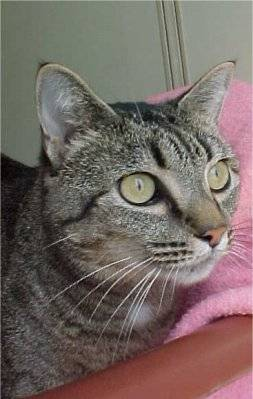
#> input picture SC201/Class_Demo/SC201_L10/train/cat.104.jpg, 253 x 399 px; its folder holds only this picture in this run
$ jupyter execute --allow-errors NN_cat_dog.ipynb
#> lines starting #> are read from the running program, lines starting #| are printed output that depends on the picture; long printed decimals are rounded
[cell 1]
import numpy as np
from PIL import Image
import matplotlib.pyplot as plt
import os
import random

[cell 2]
# Load data
file_path = 'train/'
data_lst = []
for filename in os.listdir(file_path):
    if 'dog' not in filename and 'cat' not in filename:
        continue
    real_file_path = file_path + filename
    img = Image.open(real_file_path)
#> img is the input picture: PIL image 253x399 RGB; mean R, G, B 116.5, 103.7, 98.8
    img = img.resize((64, 64))
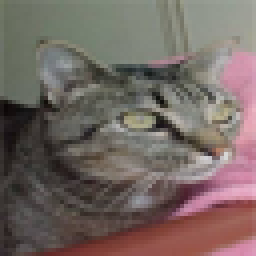
#> img: PIL image 64x64 RGB (shown 4 times larger); mean R, G, B 116.4, 103.6, 98.6
    data = np.array(img)
    data = data.reshape(64*64*3, 1)
#> data = 12288 values, max 236 at index 5373, min 6 at index 4996, mean 106.2
    if 'cat' in filename:
        data_lst.append((data, 1, img))
    elif 'dog' in filename:
        data_lst.append((data, 0, img))

[cell 3]
X_lst = list(data_lst[i][0] for i in range(len(data_lst)))
#> X_lst = 1 item
Y_lst = list(data_lst[i][1] for i in range(len(data_lst)))
#> Y_lst = [1]
img_lst = list(data_lst[i][2] for i in range(len(data_lst)))
#> img_lst = 1 item

[cell 4]
# Convert Python list to numpy array
X = np.array(X_lst)
#> X has the same summary as data
Y = np.array(Y_lst)
#> Y = [1]

[cell 5]
# Convert to array with correct dimensions
X = X.reshape(X.shape[0], X.shape[1])
Y = Y.reshape(Y.shape[0], 1)
X = X.T
Y = Y.T
print('X.shape:', X.shape)
#| X.shape: (12288, 1)
print('Y.shaoe:', Y.shape)
#| Y.shaoe: (1, 1)

[cell 6]
# Normalization
min_X = np.min(X)
#> min_X = 6
max_X = np.max(X)
#> max_X = 236
X = (X - min_X)/(max_X - min_X)
#> X = 12288 values, max 1 at index 5373, min 0 at index 4996, mean 0.436

[cell 7]
# Initializing parameters of a 2-layer neural network
np.random.seed(0)
N0, m = X.shape
#> N0 = 12288; m = 1
N1 = 10
N2 = 1
W1 = np.random.rand(N0, N1) - 0.5
B1 = np.random.rand(N1, 1) - 0.5
W2 = np.random.rand(N1, N2) - 0.5
B2 = np.random.rand(N2, 1) - 0.5

[cell 8]
# You should see 32.838553644951105
print(np.sum(W1))
#| 32.839

[cell 9]
# You should see -0.4229774016622794
print(np.sum(B1))

[cell 10]
# You should see -1.0433989293244808
print(np.sum(W2))

[cell 11]
# You should see -0.4841141325352224
print(np.sum(B2))

[cell 12]
#################### Training ####################
alpha = 0.02
cost_history = []
for epoch in range(6000):

    # Forward Pass
    K1 = np.dot(W1.T, X) + B1
    A1 = np.maximum(0, K1)
    K2 = np.dot(W2.T, A1) + B2
    A2 = np.maximum(0, K2)
    H = 1 / (1 + np.exp(-K2))
    L = -(Y*np.log(H)+(1-Y)*np.log(1-H))
    J = (1/m)*np.sum(L)

    if epoch % 200 == 0:
        cost_history.append(J)
        print('Cost:', J)

    # Backward Pass
    dK2 = (1/m)*np.sum(H-Y, axis=0, keepdims = True)
    dW2 = np.dot(A1, dK2.T)
    dB2 = np.sum(dK2, axis=1, keepdims = True)
    dA1 = np.dot(W2, dK2)
    dK1 = dA1 * np.where(K1>0, 1, 0)
    dW1 = np.dot(X, dK1.T)
    dB1 = np.sum(dK1, axis=1, keepdims=True)

    # Updates
    W2 -= alpha * dW2
    B2 -= alpha * dB2
    W1 -= alpha * dW1
    B1 -= alpha * dB1
#> this loop made 6000 passes
#> (A1, K2, A2, H, J, dB2, dB1) on passes 23 to 25: ([14.8, 0, 0, 0, 0, 0, 8.46, 14.39, 13.69, 0], [13.54], [13.54], [1], 1.32e-06, [-1.32e-06], [-4.08e-07, 0, 0, 0, 0, 0, -2.27e-07, -4e-07, -3.45e-07, 0]), ([14.8, 0, 0, 0, 0, 0, 8.46, 14.39, 13.69, 0], [13.54], [13.54], [1], 1.32e-06, [-1.32e-06], [-4.08e-07, 0, 0, 0, 0, 0, -2.27e-07, -4e-07, -3.45e-07, 0]), ([14.8, 0, 0, 0, 0, 0, 8.46, 14.39, 13.69, 0], [13.54], [13.54], [1], 1.32e-06, [-1.32e-06], [-4.08e-07, 0, 0, 0, 0, 0, -2.27e-07, -4e-07, -3.45e-07, 0])
#| Cost: 11.375
#| Cost: 1.3074782324481651e-06
#| Cost: 1.2975297168018752e-06
#| Cost: 1.2877262107791508e-06
#| Cost: 1.278064607190577e-06
#| Cost: 1.2685418869987405e-06
#| Cost: 1.25915511432221e-06
#| Cost: 1.2499014363245079e-06
#> (further printed lines are left out)

[cell 13]
plot_x = list(range(len(cost_history)))
plot_y = cost_history
plt.plot(plot_x, plot_y)
plt.title("Costs over iterations", color = 'blue', fontdict = {'fontsize': 20})
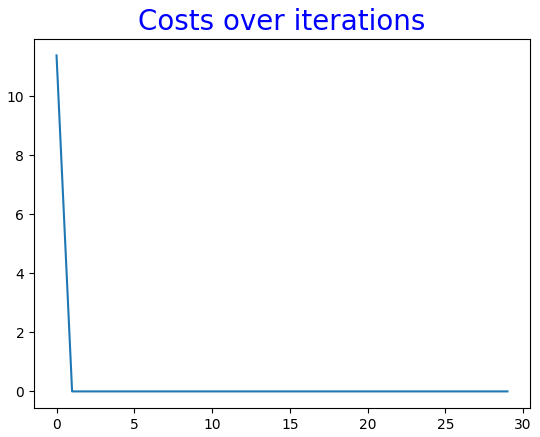
#> figure drawn by matplotlib, 1 panel; curve peaks at x = 0, y = 11.37

[cell 14]
count = 0
K1 = np.dot(W1.T, X) + B1
A1 = np.maximum(0, K1)
K2 = np.dot(W2.T, A1) + B2
A2 = 1 / (1+np.exp(-K2))
print(A2)
#| [[1]]
wrong_result = []
for i in range(Y.shape[1]):
    y = 0 if A2[0][i] < 0.5  else 1
    if y == Y[0][i]:
        count += 1
    else:
        wrong_result.append(i)
print('Training Accuracy:', count/Y.shape[1])
#| Training Accuracy: 1.0
print(Y)
#| [[1]]

$ run again, on SC201/Class_Demo/SC201_L10/train/cat.171.jpg
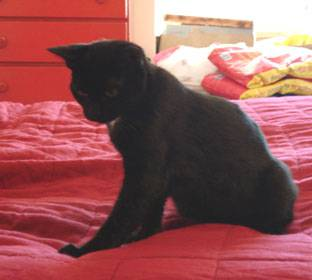
#> input picture SC201/Class_Demo/SC201_L10/train/cat.171.jpg, 312 x 280 px
#> img is the input picture: PIL image 312x280 RGB; mean R, G, B 150.3, 87.6, 88.5
#> `img = img.resize((64, 64))`:
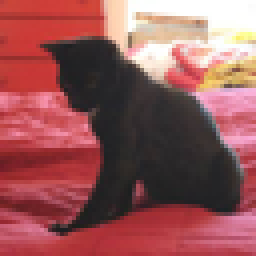
#> img: PIL image 64x64 RGB (shown 4 times larger); mean R, G, B 150.3, 87.6, 88.5
#> data = 12288 values, max 255 at index 90, min 26 at index 10049, mean 108.8
#> X_lst = 1 item
#> Y_lst = [1]
#> img_lst = 1 item
#> `X = np.array(X_lst)`: X has the same summary as data
#> Y = [1]
#| X.shape: (12288, 1)
#| Y.shaoe: (1, 1)
#> min_X = 26
#> max_X = 255
#> `X = (X - min_X)/(max_X - min_X)`: X = 12288 values, max 1 at index 90, min 0 at index 10049, mean 0.361
#| 32.839
#> the loop `for epoch in range(6000):` made 6000 passes
#> (A1, K2, A2, H, J, dW2, dB2, dB1) on passes 2 to 3: ([0, 0, 0, 0, 0, 0, 13.44, 13.86, 15.86, 0], [12.11], [12.11], [1], 5.48e-06, [0, 0, 0, 0, 0, 0, -7.37e-05, -7.6e-05, -8.7e-05, 0], [-5.48e-06], [0, 0, 0, 0, 0, 0, -1.5e-06, -1.67e-06, -1.62e-06, 0]), ([0, 0, 0, 0, 0, 0, 13.44, 13.86, 15.86, 0], [12.11], [12.11], [1], 5.48e-06, [0, 0, 0, 0, 0, 0, -7.37e-05, -7.6e-05, -8.69e-05, 0], [-5.48e-06], [0, 0, 0, 0, 0, 0, -1.5e-06, -1.67e-06, -1.62e-06, 0])
#> (printed output is left out)
#> `[cell 13] plot_x = list(range(len(cost_history))) plot_y = cost_histor..`:
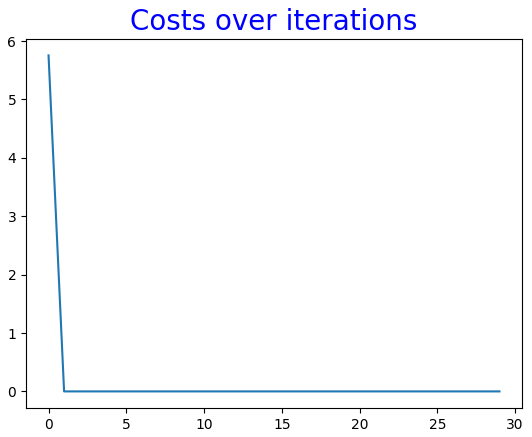
#> figure drawn by matplotlib, 1 panel; curve peaks at x = 0, y = 5.75
#| [[1]]
#| Training Accuracy: 1.0
#| [[1]]

$ run again, on SC201/Class_Demo/SC201_L10/train/cat.176.jpg
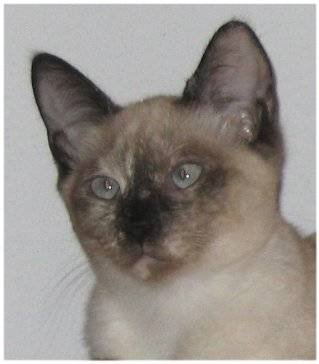
#> input picture SC201/Class_Demo/SC201_L10/train/cat.176.jpg, 319 x 364 px
#> img is the input picture: PIL image 319x364 RGB; mean R, G, B 150.5, 144.6, 139.3
#> `img = img.resize((64, 64))`:
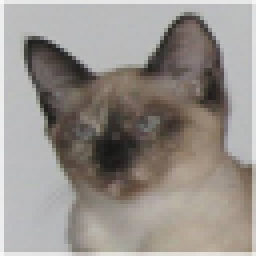
#> img: PIL image 64x64 RGB (shown 4 times larger); mean R, G, B 150.3, 144.3, 139.1
#> data = 12288 values, max 248 at index 2, min 21 at index 6995, mean 144.6
#> X_lst = 1 item
#> Y_lst = [1]
#> img_lst = 1 item
#> `X = np.array(X_lst)`: X has the same summary as data
#> Y = [1]
#| X.shape: (12288, 1)
#| Y.shaoe: (1, 1)
#> min_X = 21
#> max_X = 248
#> `X = (X - min_X)/(max_X - min_X)`: X = 12288 values, max 1 at index 2, min 0 at index 6995, mean 0.544
#| 32.839
#> the loop `for epoch in range(6000):` made 6000 passes
#> (A1, K2, A2, H, J, dW2, dB2, dB1) on passes 2 to 3: ([14.09, 0, 0, 0, 2.69, 0, 0, 0, 38.17, 0], [31.19], [31.19], [1], 2.84e-14, [-4.01e-13, 0, 0, 0, -7.65e-14, 0, 0, 0, -1.08e-12, 0], [-2.84e-14], [-1.12e-14, 0, 0, 0, -7.54e-15, 0, 0, 0, -1.89e-14, 0]), ([14.09, 0, 0, 0, 2.69, 0, 0, 0, 38.17, 0], [31.19], [31.19], [1], 2.84e-14, [-4.01e-13, 0, 0, 0, -7.65e-14, 0, 0, 0, -1.08e-12, 0], [-2.84e-14], [-1.12e-14, 0, 0, 0, -7.54e-15, 0, 0, 0, -1.89e-14, 0])
#> (printed output is left out)
#> `[cell 13] plot_x = list(range(len(cost_history))) plot_y = cost_histor..`:
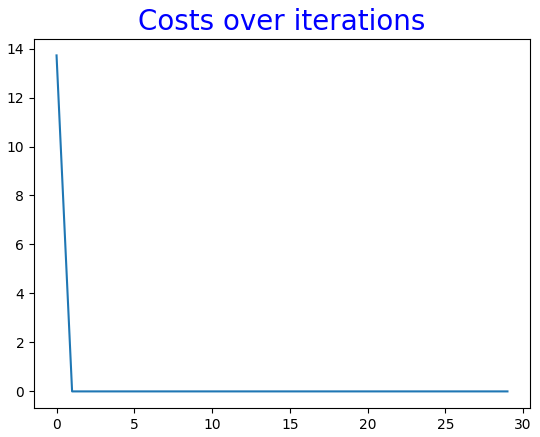
#> figure drawn by matplotlib, 1 panel; curve peaks at x = 0, y = 13.72
#| [[1.]]
#| Training Accuracy: 1.0
#| [[1]]

$ run again, on SC201/Class_Demo/SC201_L10/train/cat.186.jpg
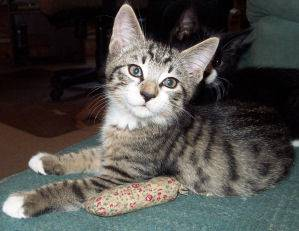
#> input picture SC201/Class_Demo/SC201_L10/train/cat.186.jpg, 299 x 231 px
#> img is the input picture: PIL image 299x231 RGB; mean R, G, B 79.1, 76.9, 73.4
#> `img = img.resize((64, 64))`:
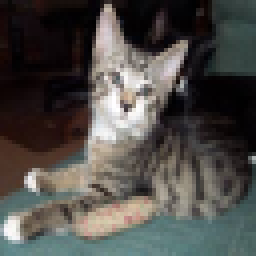
#> img: PIL image 64x64 RGB (shown 4 times larger); mean R, G, B 79.1, 76.9, 73.4
#> data = 12288 values, max 255 at index 4692, min 0 at index 144, mean 76.46
#> X_lst = 1 item
#> Y_lst = [1]
#> img_lst = 1 item
#> `X = np.array(X_lst)`: X has the same summary as data
#> Y = [1]
#| X.shape: (12288, 1)
#| Y.shaoe: (1, 1)
#> min_X = 0
#> max_X = 255
#> `X = (X - min_X)/(max_X - min_X)`: X = 12288 values, max 1 at index 4692, min 0 at index 144, mean 0.3
#| 32.839
#> the loop `for epoch in range(6000):` made 6000 passes
#> (A1, K2, A2, H, L, J, dK2, dW2) on passes 2 to 3: ([9.13, 0, 0, 0, 0, 6.92, 0, 9.92, 12.48, 0], [6.95], [6.95], [0.999], [0.000955], 0.000955, [-0.000954], [-0.00872, 0, 0, 0, 0, -0.0066, 0, -0.00946, -0.0119, 0]), ([9.14, 0, 0, 0, 0, 6.92, 0, 9.92, 12.49, 0], [6.97], [6.97], [0.999], [0.000943], 0.000943, [-0.000942], [-0.00861, 0, 0, 0, 0, -0.00652, 0, -0.00935, -0.0118, 0])
#> (printed output is left out)
#> `[cell 13] plot_x = list(range(len(cost_history))) plot_y = cost_histor..`:
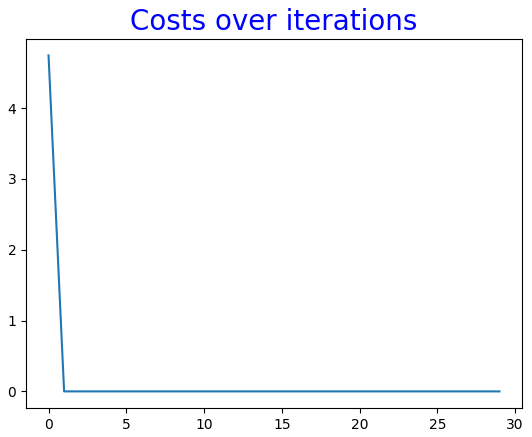
#> figure drawn by matplotlib, 1 panel; curve peaks at x = 0, y = 4.75
#| [[1]]
#| Training Accuracy: 1.0
#| [[1]]

$ run again, on SC201/Class_Demo/SC201_L10/train/cat.11.jpg
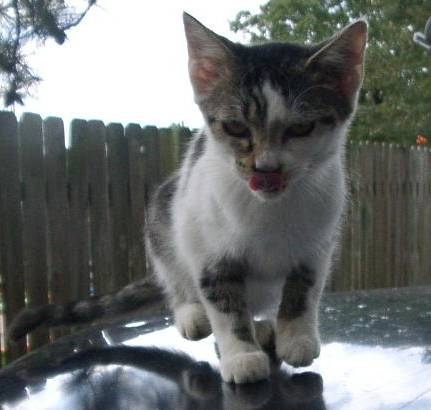
#> input picture SC201/Class_Demo/SC201_L10/train/cat.11.jpg, 431 x 410 px
#> img is the input picture: PIL image 431x410 RGB; mean R, G, B 108.1, 111.4, 110.5
#> `img = img.resize((64, 64))`:
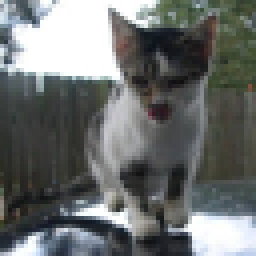
#> img: PIL image 64x64 RGB (shown 4 times larger); mean R, G, B 108.1, 111.4, 110.4
#> data = 12288 values, max 255 at index 49, min 13 at index 2226, mean 110
#> X_lst = 1 item
#> Y_lst = [1]
#> img_lst = 1 item
#> `X = np.array(X_lst)`: X has the same summary as data
#> Y = [1]
#| X.shape: (12288, 1)
#| Y.shaoe: (1, 1)
#> min_X = 13
#> max_X = 255
#> `X = (X - min_X)/(max_X - min_X)`: X = 12288 values, max 1 at index 49, min 0 at index 2226, mean 0.401
#| 32.839
#> the loop `for epoch in range(6000):` made 6000 passes
#> (A1, K2, A2, H, L, J, dK2, dW2) on passes 2 to 3: ([8.41, 0, 0, 0, 0, 0, 0, 5.99, 15.96, 3.31], [7.25], [7.25], [0.999], [0.000712], 0.000712, [-0.000712], [-0.00599, 0, 0, 0, 0, 0, 0, -0.00426, -0.0114, -0.00236]), ([8.42, 0, 0, 0, 0, 0, 0, 5.99, 15.97, 3.32], [7.26], [7.26], [0.999], [0.000703], 0.000703, [-0.000703], [-0.00592, 0, 0, 0, 0, 0, 0, -0.00421, -0.0112, -0.00233])
#> (printed output is left out)
#| [[1]]
#| Training Accuracy: 1.0
#| [[1]]
